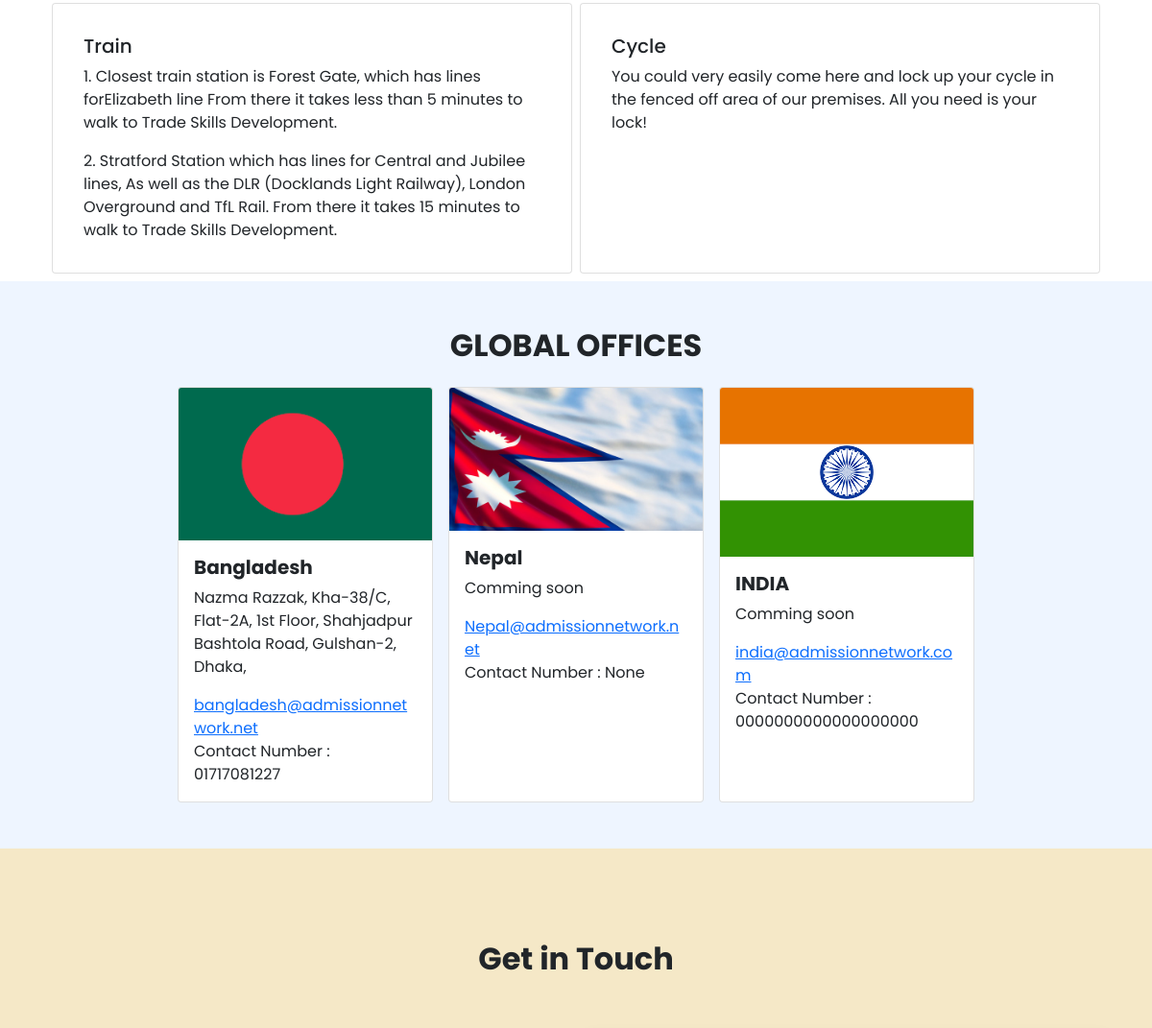
The app's page /contact_us (middle part), older data.
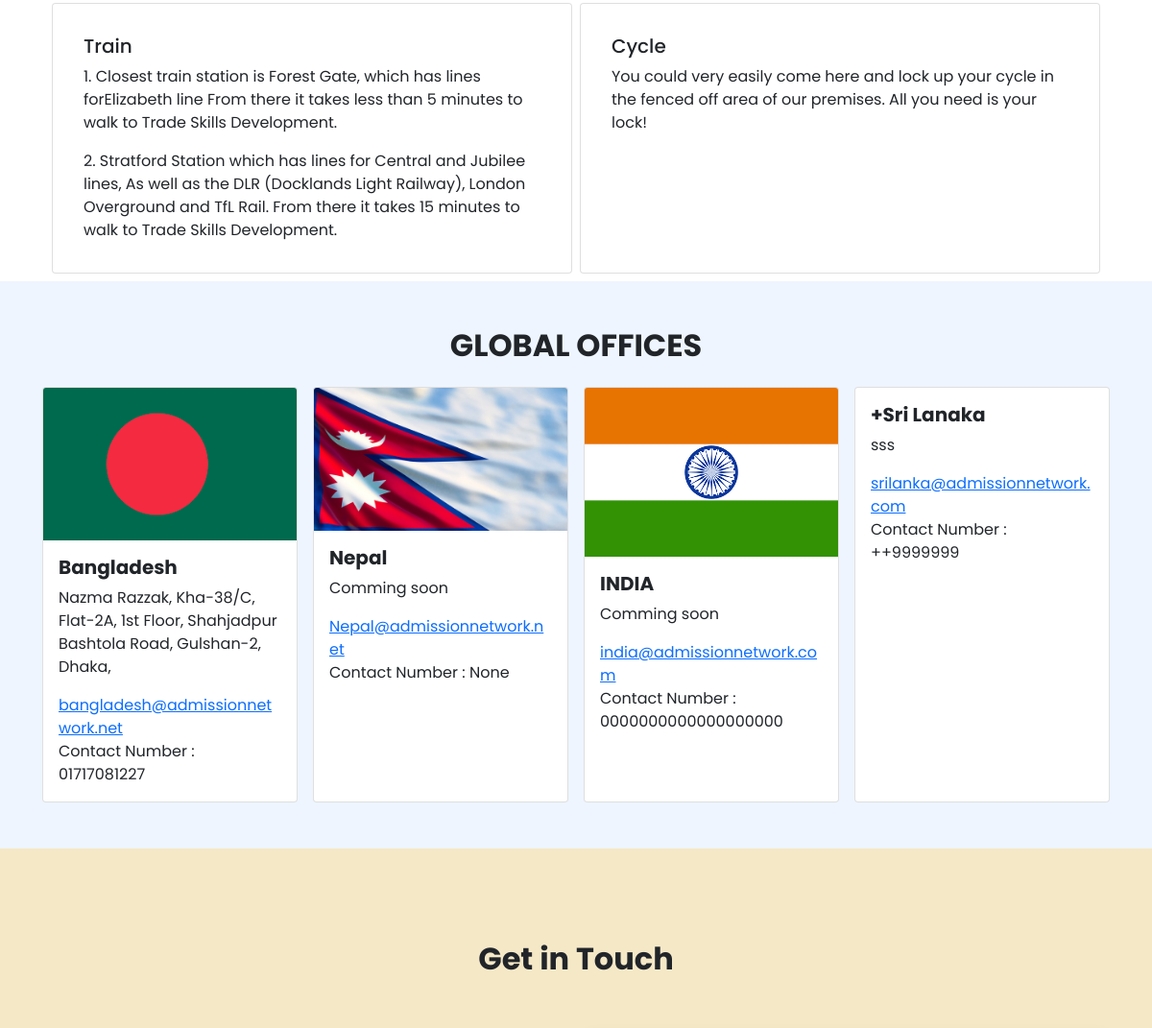
The same page, newer data.
### forntend/models.py (models this page shows, shortened)
class GlobalOffice(models.Model):
    image=models.ImageField(upload_to='media',blank=True, null=True )
    address=models.CharField(max_length=100, blank=True, null=True)
    country=models.CharField(max_length=100, blank=True, null=True)
    email=models.EmailField()
    contact_number=models.CharField(max_length=20, blank=True, null=True)

### forntend/views.py (the view)
# urls.py: path('contact_us',ContactUs,name="contact_us"),
def ContactUs(request):
    office=GlobalOffice.objects.all()
    if request.method == 'POST':
        form = ContactForm(request.POST)
        if form.is_valid():
            form.save()
            messages.success(request, "We've received your message. One of our executives will contact you shortly.")
            email_thread = threading.Thread(target=send_contact_email, args=(form.cleaned_data['email'], form.cleaned_data['first_name']))
            email_thread.start()
            return redirect('index')
    else:
        form = ContactForm()
    return render(request, 'contact_us.html', {'form': form, 'office':office})

### forntend/templates/contact_us.html (shortened to what this page needs)
{% extends "base.html" %}
{% load static %}
{% load django_bootstrap5 %}
{% block content %}
<div class="container-fluid p-0">
    {% if messages %}
    <div class="container">
      <div class="row justify-content-center m-5">
        <div class="alert alert-success p-5 text-center" role="alert">
          <h2>Thank You!</h2>
          <p>We've received your message. One of our executives will contact you shortly.</p>
        </div>
      </div>
    </div>
  {% else %}
    <div class="container mx-auto mt-5">
      <div class="row g-2 mb-2">
        <div class="col-sm-6">
          <div class="card p-3 h-100 card2">
            <div class="card-body">
              <h5 class="card-title">Train</h5>
              <p class="card-text">1. Closest train station is Forest Gate, which has lines forElizabeth line From there it takes less than 5 minutes to walk to Trade Skills Development.</p>
                <p class="card-text">2. Stratford Station which has lines for Central and Jubilee lines, As well as the DLR (Docklands Light Railway), London Overground and TfL Rail. From there it takes 15 minutes to walk to Trade Skills Development.</p>
            </div>
          </div>
        </div>
        <div class="col-sm-6">
          <div class="card p-3 h-100 card2">
            <div class="card-body">
              <h5 class="card-title">Cycle</h5>
              <p class="card-text">You could very easily come here and lock up your cycle in the fenced off area of our premises. All you need is your lock!</p>
            </div>
          </div>
        </div>
      </div>
    </div>
    <div class="container-fluid mx-auto p-5" style="background-color: #EEF5FF;">
      <h2 class="text-center"><strong>GLOBAL OFFICES</strong></h2>
      <div class="row justify-content-center">
        {% for office in office %}
        <div class="col-sm-12  col-md-3 g-3">
          <div class="card h-100" >
            {% if office.image %}
            <img src="{{office.image.url}}" class="card-img-top" alt="...">
            {% endif %}
            <div class="card-body">
              <h5 class="card-title"><strong>{{office.country}}</strong></h5>
              <p class="card-text">{{office.address}}</p>
              <span class="card-text"><a href="{{office.email}}">{{office.email}}</a></span><br>
              <span class="card-text">Contact Number : {{office.contact_number}}</span>
            </div>
          </div>
        </div>
        {% endfor %}
      </div>
      </div>
    </div>
    <div class="container-fluid mx-auto p-5" style="background-color: #F5E8C7;">
      <h2 class="text-center p-5"><strong>Get in Touch</strong></h2>
    </div>
    {% endif %}
{% endblock content %}

Row changes from the older to the newer data that the page shows:
added GlobalOffice: country "+Sri Lanaka", address "sss", email "srilanka@admissionnetwork.com", contact_number "++9999999"
